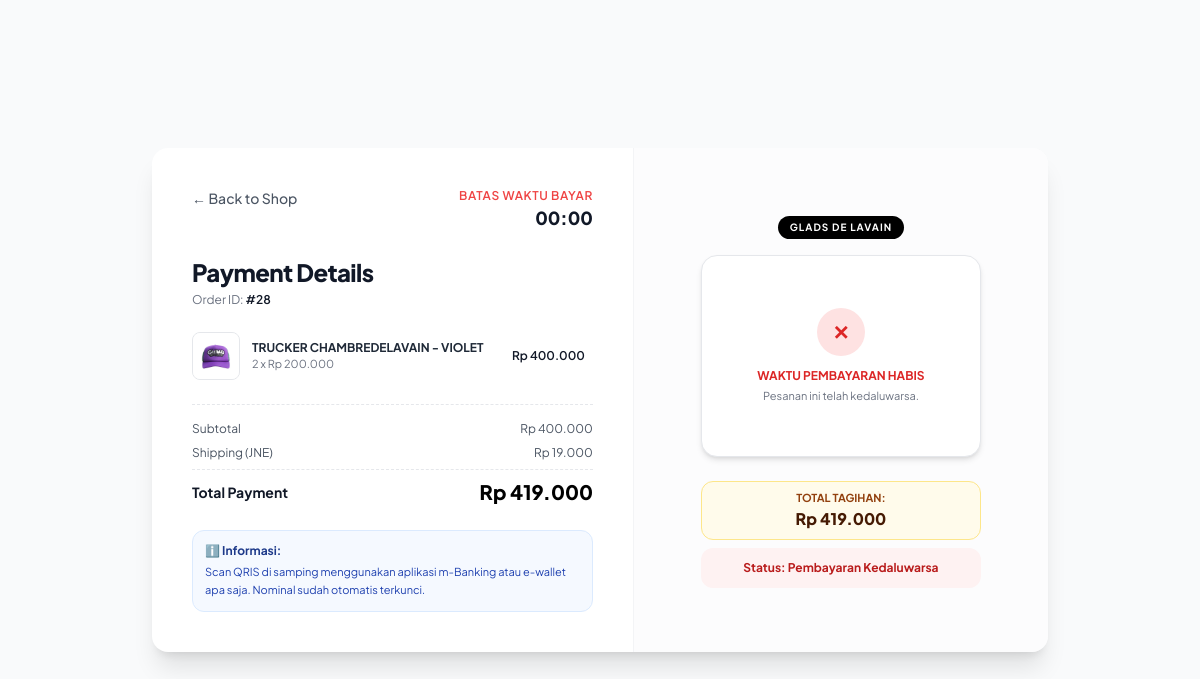
The page /order_success.php?id=28 on the database its author committed.
### tables this page shows
CREATE TABLE `pesanan` (
  `id_pesanan` int NOT NULL,
  `id_pengguna` int DEFAULT NULL,
  `id_alamat` int DEFAULT NULL,
  `tanggal_pesanan` datetime DEFAULT CURRENT_TIMESTAMP,
  `total_harga` int NOT NULL,
  `shipping_method` varchar(10) DEFAULT 'JNE',
  `ongkir` int DEFAULT '0',
  `no_resi` varchar(50) DEFAULT NULL,
  `status_pesanan` enum('unpaid','process','expired','sent','done','cancel') DEFAULT 'unpaid'
);

CREATE TABLE `detail_pesanan` (
  `id_detail` int NOT NULL,
  `id_pesanan` int DEFAULT NULL,
  `id_produk` int DEFAULT NULL,
  `jumlah` int NOT NULL,
  `subtotal` int NOT NULL
);

CREATE TABLE `produk` (
  `id_produk` int NOT NULL,
  `nama_produk` varchar(255) NOT NULL,
  `harga` int NOT NULL,
  `stok` int NOT NULL,
  `deskripsi` text,
  `berat` int DEFAULT NULL,
  `foto` varchar(255) DEFAULT 'default.jpg',
  `kategori` varchar(100) NOT NULL
);

### order_success.php (the view, shortened to what this page needs)
<?php
include "config/koneksi.php";
$id_pesanan = $_GET['id'];
$query = mysqli_query($conn, "SELECT * FROM pesanan WHERE id_pesanan = '$id_pesanan'");
$data = mysqli_fetch_assoc($query);
$status_pesanan = $data['status_pesanan'];
$waktu_pesan = strtotime($data['tanggal_pesanan']);
$batas_waktu = $waktu_pesan + 1800;
$sisa_detik = $batas_waktu - time();
if ($sisa_detik < 0) {
    if ($status_pesanan == 'unpaid') {
        mysqli_query($conn, "UPDATE pesanan SET status_pesanan = 'expired' WHERE id_pesanan = '$id_pesanan'");
        $status_pesanan = 'expired';
    }
}
$qr_code_url = ($status_pesanan == 'unpaid') ? ($_SESSION['qris_url_' . $id_pesanan] ?? '') : '';
$query_items = mysqli_query($conn, "SELECT dp.*, p.nama_produk, p.foto, p.harga
                                    FROM detail_pesanan dp
                                    JOIN produk p ON dp.id_produk = p.id_produk
                                    WHERE dp.id_pesanan = '$id_pesanan'")
                                    or die(mysqli_error($conn));
$ongkir = $data['ongkir'];
$total_tagihan = $data['total_harga'];
?>
<!DOCTYPE html>
<html lang="en">
<head>
    <script src="https://cdn.tailwindcss.com"></script>
</head>
<body class="bg-gray-50">
    <div class="min-h-screen flex items-center justify-center p-4">
        <div class="w-full max-w-4xl bg-white rounded-2xl shadow-xl overflow-hidden flex flex-col md:flex-row">
            <div class="flex-[1.2] p-6 md:p-10 flex flex-col justify-between border-b md:border-b-0 md:border-r border-gray-100">
                <div>
                    <div class="flex justify-between items-start mb-6">
                        <a href="shops.php" class="inline-flex items-center gap-2 text-sm font-medium text-gray-600 hover:text-black">
                            <span>&larr; Back to Shop</span>
                        </a>
                        <div class="text-right">
                            <p class="text-xs font-semibold text-red-500 uppercase tracking-wider">Batas Waktu Bayar</p>
                            <p id="Countdown" class="text-lg font-extrabold text-gray-900">00:00</p>
                        </div>
                    </div>
                    <h1 class="text-2xl font-extrabold text-gray-900 tracking-tight">Payment Details</h1>
                    <p class="text-gray-500 text-xs mt-1">Order ID: <span class="text-gray-900 font-semibold">#<?= $data['id_pesanan'] ?></span></p>
                    <div class="space-y-4 my-6 max-h-[220px] overflow-y-auto pr-2">
                        <?php while($item = mysqli_fetch_assoc($query_items)): ?>
                        <div class="flex items-center gap-3">
                            <div class="w-12 h-12 bg-gray-50 rounded-lg overflow-hidden border border-gray-200 shrink-0">
                                <img src="img/<?= !empty($item['foto']) ? $item['foto'] : "default.jpg" ?>" alt="" class="w-full h-full object-cover">
                            </div>
                            <div class="flex-1">
                                <h3 class="text-xs font-bold uppercase text-gray-800"><?= $item['nama_produk'] ?></h3>
                                <p class="text-[11px] text-gray-500"><?= $item['jumlah'] ?> x Rp <?= number_format($item['harga'], 0, ',', '.') ?></p>
                            </div>
                            <p class="text-xs font-semibold text-gray-900">Rp <?= number_format($item['subtotal'], 0, ',', '.') ?></p>
                        </div>
                        <?php endwhile; ?>
                    </div>
                    <div class="space-y-2 pt-4 border-t border-dashed border-gray-200 text-sm">
                        <div class="flex justify-between text-gray-600 text-xs">
                            <span>Subtotal</span>
                            <span>Rp <?= number_format($total_tagihan - $ongkir, 0, ',', '.') ?></span>
                        </div>
                        <div class="flex justify-between text-gray-600 text-xs">
                            <span>Shipping (JNE)</span>
                            <span>Rp <?= number_format($ongkir, 0, ',', '.') ?></span>
                        </div>
                        <div class="flex justify-between items-center pt-2 border-t border-dashed border-gray-200">
                            <span class="text-sm font-bold text-gray-900">Total Payment</span>
                            <span class="text-xl font-extrabold text-black">Rp <?= number_format($total_tagihan, 0, ',', '.') ?></span>
                        </div>
                    </div>
                </div>
                <div class="mt-6 p-3 bg-blue-50/60 rounded-xl border border-blue-100 text-xs text-blue-900 space-y-1">
                    <p class="font-bold">ℹ️ Informasi:</p>
                    <p class="text-[11px] text-blue-800 leading-relaxed">Scan QRIS di samping menggunakan aplikasi m-Banking atau e-wallet apa saja. Nominal sudah otomatis terkunci.</p>
                </div>
            </div>
            <div class="flex-1 p-6 md:p-10 flex flex-col items-center justify-center bg-gray-50/50 text-center">
                <div class="w-full max-w-[280px]">
                    <div class="mb-3">
                        <span class="inline-block px-3 py-1 bg-black text-white text-[10px] font-bold uppercase tracking-widest rounded-full mb-1">Glads De Lavain</span>
                    </div>
                    <div id="qris-container" class="bg-white p-3 rounded-2xl border border-gray-200 shadow-md inline-block mb-2 w-full">
                        <?php if ($status_pesanan == 'expired'): ?>
                            <div id="expired-box" class="py-10 px-4 text-center">
                                <div class="w-12 h-12 bg-red-100 text-red-600 rounded-full flex items-center justify-center mx-auto mb-3 font-bold text-xl">✕</div>
                                <p class="text-xs font-bold text-red-600 uppercase">Waktu Pembayaran Habis</p>
                                <p class="text-[11px] text-gray-500 mt-1">Pesanan ini telah kedaluwarsa.</p>
                            </div>
                            <?php elseif (!empty($qr_code_url)): ?>
                                <img id="qris-image" src="<?= $qr_code_url ?>" alt="QRIS Dinamis" class="w-48 h-48 object-contain rounded-xl mx-auto">
                                <?php else: ?>
                                    <p class="text-xs text-red-500 p-8">Gagal memuat QR Code. Silakan ulangi checkout.</p>
                            <?php endif; ?>
                            </div>
                    <div class="mb-2 bg-amber-50 border mt-4 border-amber-200 py-2 px-3 rounded-xl">
                        <p class="text-[11px] text-amber-800 uppercase font-bold">Total Tagihan:</p>
                        <p class="text-base font-extrabold text-amber-950">Rp <?= number_format($total_tagihan, 0, ',', '.') ?></p>
                    </div>
                    <div class="space-y-3">
                        <div id="payment-status-box" class="p-3 <?= ($status_pesanan == 'expired') ? 'bg-red-50 border-red-200 text-red-700' : 'bg-amber-50 border-amber-200 text-amber-800' ?> rounded-xl text-xs font-medium flex items-center justify-center gap-2">
                            <?php if ($status_pesanan == 'expired'): ?>
                                <span class="font-bold">Status: Pembayaran Kedaluwarsa</span>
                            <?php endif; ?>
                        </div>
                    </div>
                </div>
            </div>
        </div>
    </div>
</body>
</html>

### order_success.php (style rules this page uses)
body { font-family: 'Plus Jakarta Sans', sans-serif; }

### rows shown on the page
pesanan: id_pesanan "28", $total_tagihan - $ongkir "400.000", ongkir "19.000", total_harga "419.000"
detail_pesanan: id_produk.foto (picture), id_produk.nama_produk "TRUCKER CHAMBREDELAVAIN - VIOLET", jumlah "2", id_produk.harga "200.000", subtotal "400.000"
